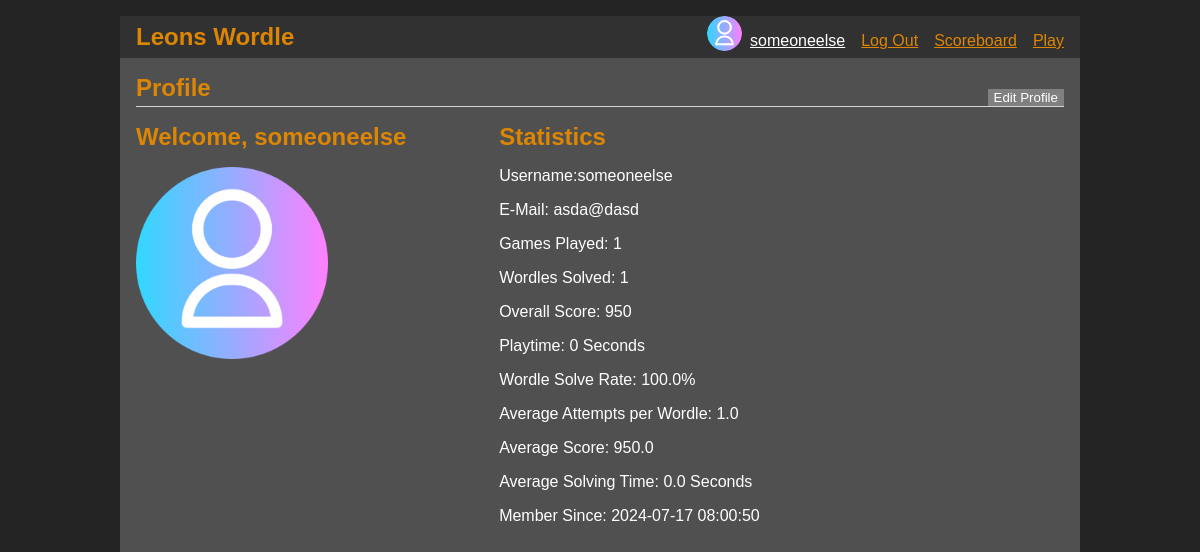
The page /account/profile (signed in) on the database its author committed.
### tables this page shows
CREATE TABLE users (
    id INTEGER PRIMARY KEY AUTOINCREMENT,
    username TEXT UNIQUE NOT NULL,
    email TEXT UNIQUE NOT NULL,
    profile_picture TEXT DEFAULT 'uploads/default_pp.png',
    password_hash TEXT NOT NULL,
    overall_score INTEGER DEFAULT 0,
    played INTEGER DEFAULT 0,
    solved INTEGER DEFAULT 0,
    playtime INTEGER DEFAULT 0,
    all_time_attempts INTEGER DEFAULT 0,
    created_at TIMESTAMP DEFAULT CURRENT_TIMESTAMP
);

### wordL/account.py (the view)
@bp.route('/profile', methods=['GET'])
@login_required
def profile():
    username, email, played, solved, overall_score, playtime, solve_rate, avg_attempts, avg_score, avg_time, member_since = get_stats()
    return render_template('account/profile.html', user=g.user, username=username, email=email,
                           played=played, solved=solved, overall_score=overall_score, playtime=playtime,
                           solve_rate=solve_rate, avg_attempts=avg_attempts, avg_score=avg_score, avg_time=avg_time, member_since=member_since)

### wordL/account.py (called while the page is built)
def get_stats():
    db = get_db()
    user = db.execute('SELECT * FROM users WHERE id = ?', (session.get('user_id'),)).fetchone()
    username = user['username']
    email = user['email']
    solved = user['solved']
    played= user['played']
    overall_score= user['overall_score']
    playtime = user['playtime']
    all_time_attempts = user['all_time_attempts']
    member_since= user['created_at']
    if user['played'] != 0:
        solve_rate= f"{solved / played * 100}%"
        avg_score= overall_score / played
        avg_attempts= all_time_attempts / played
        avg_time= playtime / played
    else:
        solve_rate= 0
        avg_score= 0
        avg_attempts= 0
        avg_time= 0
    return(username, email, played, solved, overall_score, playtime, solve_rate, avg_attempts, avg_score, avg_time, member_since)

### wordL/auth.py (called while the page is built)
@bp.before_app_request
def load_logged_in_user():
    user_id = session.get('user_id')
    if user_id is None:
        g.user = None
    else:
        g.user = get_db().execute(
            'SELECT * FROM users WHERE id = ?', (user_id,)
        ).fetchone()

def login_required(view):
    @functools.wraps(view)
    def wrapped_view(**kwargs):
        if g.user is None:
            return redirect(url_for('auth.login'))
        return view(**kwargs)
    return wrapped_view

### wordL/db.py (called while the page is built)
def get_db():
    if 'db' not in g:
        g.db = sqlite3.connect(
            current_app.config['DATABASE'],
            detect_types=sqlite3.PARSE_DECLTYPES
        )
        g.db.row_factory = sqlite3.Row
    return g.db

### wordL/templates/account/profile.html
{% extends "base.html" %}
{% block header %}
  <h1>{% block title %}Profile{% endblock %}</h1>
  <a href="/account/edit"><button>Edit Profile</button></a>
{% endblock %}
{% block content %}
<div class="profile">
  <div class="welcome">
    <h1>Welcome, {{ user.username }}</h1>
    <img style="max-width: 12em;max-height:12em" src="{{ url_for('static', filename=session.profile_picture) }}" alt="Profile Picture">
  </div>
  <div class="Stats">
    <span style="color: white;">
      <h2>Statistics</h2>
      <p>Username:{{ username }}</p>
      <p>E-Mail: {{ email }}</p>
      <p>Games Played: {{ played }}</p>
      <p>Wordles Solved: {{ solved }}</p>
      <p>Overall Score: {{ overall_score }}</p>
      <p>Playtime: {{ playtime }} Seconds</p>
      <p>Wordle Solve Rate: {{ solve_rate }}</p>
      <p>Average Attempts per Wordle: {{ avg_attempts }}</p>
      <p>Average Score: {{ avg_score }}</p>
      <p>Average Solving Time: {{ avg_time }} Seconds</p>
      <p>Member Since: {{ member_since }}</p>
    </span>
  </div>
</div>
{% endblock %}

### wordL/templates/base.html (shortened to what this page needs)
<!DOCTYPE html>
<link rel="stylesheet" href="{{ url_for('static', filename='style.css') }}">
<nav>
  <h1><a href="{{ url_for('wordle.wordlepage') }}">Leons Wordle</a></h1>
  <ul>
    {% if g.user %}
      <a href="{{ url_for ('account.profile') }}">
      <img style="border-radius: 50%;width: 35px;height:35px" src="{{ url_for('static', filename=session.profile_picture) }}" alt="Profile Picture">
      </a>
      <li><a style="color: white;" href="{{ url_for ('account.profile') }}">{{ g.user['username'] }}</a>
      <li><a href="{{ url_for('auth.logout') }}">Log Out</a>
    {% else %}
      <li><a href="{{ url_for('auth.register') }}">Register</a>
      <li><a href="{{ url_for('auth.login') }}">Log In</a>
    {% endif %}
  <li><a href="{{ url_for('scoreboard.get_scores') }}">Scoreboard</a>
  <li><a href="{{ url_for('wordle.wordlepage') }}">Play</a>
  </ul>
</nav>
<section class="content">
  <header>
    {% block header %}{% endblock %}
  </header>
  {% block content %}{% endblock %}
</section>

### wordL/static/style.css (style rules this page uses)
h1, h2, h3, h4, h5, h6 { font-family: Arial, Helvetica, sans-serif; color: #dd8603; margin: 1rem 0; }
a { color: #dd8603; }
li { padding-top: .5em; }
ul { padding-top: .4em; }
nav { background: rgb(49, 49, 49); display: flex; align-items: center; padding: 0 0.5rem; }
nav h1 { flex: auto; margin: 0; }
nav h1 a { text-decoration: none; padding: 0.25rem 0.5rem; }
nav ul { display: flex; list-style: none; margin: 0; padding: 0; }
nav ul li a, nav ul li span, header .action { display: block; padding: 0.5rem; }
.content { padding: 0 1rem 1rem; }
.content > header { border-bottom: 1px solid lightgray; display: flex; align-items: flex-end; }
.content > header h1 { flex: auto; margin: 1rem 0 0.25rem 0; }
.content:last-child { margin-bottom: 0; }
button { color: white; background-color: #808080; border: none; }
.profile { display: flex; flex-direction: row; }
.Stats { display: flex; margin-left: 10%; }
.welcome { display: flex; flex-direction: column; }

### rows shown on the page
users: user.username "someoneelse", username "someoneelse", email "asda@dasd", overall_score "950", created_at "2024-07-17 08:00:50"

### other values the page prints
{{ played }} "1"
{{ solved }} "1"
{{ playtime }} "0"
{{ solve_rate }} "100.0%"
{{ avg_attempts }} "1.0"
{{ avg_score }} "950.0"
{{ avg_time }} "0.0"
